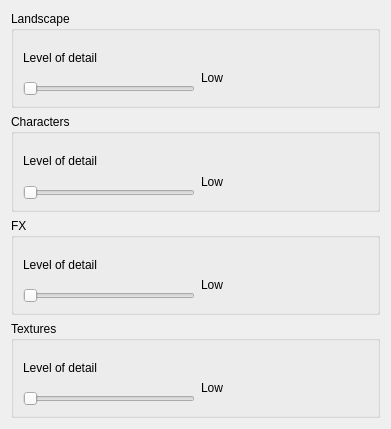
<?xml version="1.0" encoding="UTF-8"?>
<ui version="4.0">
 <class>display_settings_details_widget</class>
 <widget class="QWidget" name="display_settings_details_widget">
  <property name="geometry">
   <rect>
    <x>0</x>
    <y>0</y>
    <width>391</width>
    <height>429</height>
   </rect>
  </property>
  <property name="windowTitle">
   <string>Display details</string>
  </property>
  <layout class="QVBoxLayout" name="verticalLayout_9">
   <item>
    <widget class="QGroupBox" name="groupBox">
     <property name="title">
      <string>Landscape</string>
     </property>
     <layout class="QHBoxLayout" name="horizontalLayout_2">
      <item>
       <layout class="QVBoxLayout" name="verticalLayout">
        <item>
         <layout class="QHBoxLayout" name="horizontalLayout">
          <item>
           <widget class="QLabel" name="label">
            <property name="text">
             <string>Level of detail</string>
            </property>
           </widget>
          </item>
          <item>
           <spacer name="horizontalSpacer">
            <property name="orientation">
             <enum>Qt::Horizontal</enum>
            </property>
            <property name="sizeHint" stdset="0">
             <size>
              <width>98</width>
              <height>20</height>
             </size>
            </property>
           </spacer>
          </item>
         </layout>
        </item>
        <item>
         <widget class="QSlider" name="landscapeSlider">
          <property name="sizePolicy">
           <sizepolicy hsizetype="Minimum" vsizetype="Fixed">
            <horstretch>0</horstretch>
            <verstretch>0</verstretch>
           </sizepolicy>
          </property>
          <property name="maximum">
           <number>3</number>
          </property>
          <property name="pageStep">
           <number>3</number>
          </property>
          <property name="orientation">
           <enum>Qt::Horizontal</enum>
          </property>
         </widget>
        </item>
       </layout>
      </item>
      <item>
       <layout class="QVBoxLayout" name="verticalLayout_5">
        <item>
         <spacer name="horizontalSpacer_2">
          <property name="orientation">
           <enum>Qt::Horizontal</enum>
          </property>
          <property name="sizeHint" stdset="0">
           <size>
            <width>78</width>
            <height>20</height>
           </size>
          </property>
         </spacer>
        </item>
        <item>
         <widget class="QLabel" name="landscapeLabel">
          <property name="sizePolicy">
           <sizepolicy hsizetype="Minimum" vsizetype="Minimum">
            <horstretch>0</horstretch>
            <verstretch>0</verstretch>
           </sizepolicy>
          </property>
          <property name="text">
           <string>Low</string>
          </property>
         </widget>
        </item>
       </layout>
      </item>
     </layout>
    </widget>
   </item>
   <item>
    <widget class="QGroupBox" name="groupBox_2">
     <property name="title">
      <string>Characters</string>
     </property>
     <layout class="QHBoxLayout" name="horizontalLayout_6">
      <item>
       <layout class="QVBoxLayout" name="verticalLayout_2">
        <item>
         <layout class="QHBoxLayout" name="horizontalLayout_3">
          <item>
           <widget class="QLabel" name="label_3">
            <property name="text">
             <string>Level of detail</string>
            </property>
           </widget>
          </item>
          <item>
           <spacer name="horizontalSpacer_3">
            <property name="orientation">
             <enum>Qt::Horizontal</enum>
            </property>
            <property name="sizeHint" stdset="0">
             <size>
              <width>98</width>
              <height>20</height>
             </size>
            </property>
           </spacer>
          </item>
         </layout>
        </item>
        <item>
         <widget class="QSlider" name="charactersSlider">
          <property name="sizePolicy">
           <sizepolicy hsizetype="Minimum" vsizetype="Fixed">
            <horstretch>0</horstretch>
            <verstretch>0</verstretch>
           </sizepolicy>
          </property>
          <property name="maximum">
           <number>3</number>
          </property>
          <property name="pageStep">
           <number>3</number>
          </property>
          <property name="orientation">
           <enum>Qt::Horizontal</enum>
          </property>
         </widget>
        </item>
       </layout>
      </item>
      <item>
       <layout class="QVBoxLayout" name="verticalLayout_6">
        <item>
         <spacer name="horizontalSpacer_6">
          <property name="orientation">
           <enum>Qt::Horizontal</enum>
          </property>
          <property name="sizeHint" stdset="0">
           <size>
            <width>78</width>
            <height>20</height>
           </size>
          </property>
         </spacer>
        </item>
        <item>
         <widget class="QLabel" name="characterLabel">
          <property name="text">
           <string>Low</string>
          </property>
         </widget>
        </item>
       </layout>
      </item>
     </layout>
    </widget>
   </item>
   <item>
    <widget class="QGroupBox" name="groupBox_3">
     <property name="title">
      <string>FX</string>
     </property>
     <layout class="QHBoxLayout" name="horizontalLayout_7">
      <item>
       <layout class="QVBoxLayout" name="verticalLayout_3">
        <item>
         <layout class="QHBoxLayout" name="horizontalLayout_4">
          <item>
           <widget class="QLabel" name="label_5">
            <property name="text">
             <string>Level of detail</string>
            </property>
           </widget>
          </item>
          <item>
           <spacer name="horizontalSpacer_4">
            <property name="orientation">
             <enum>Qt::Horizontal</enum>
            </property>
            <property name="sizeHint" stdset="0">
             <size>
              <width>98</width>
              <height>20</height>
             </size>
            </property>
           </spacer>
          </item>
         </layout>
        </item>
        <item>
         <widget class="QSlider" name="fxSlider">
          <property name="sizePolicy">
           <sizepolicy hsizetype="Minimum" vsizetype="Fixed">
            <horstretch>0</horstretch>
            <verstretch>0</verstretch>
           </sizepolicy>
          </property>
          <property name="maximum">
           <number>3</number>
          </property>
          <property name="pageStep">
           <number>3</number>
          </property>
          <property name="orientation">
           <enum>Qt::Horizontal</enum>
          </property>
         </widget>
        </item>
       </layout>
      </item>
      <item>
       <layout class="QVBoxLayout" name="verticalLayout_7">
        <item>
         <spacer name="horizontalSpacer_7">
          <property name="orientation">
           <enum>Qt::Horizontal</enum>
          </property>
          <property name="sizeHint" stdset="0">
           <size>
            <width>78</width>
            <height>20</height>
           </size>
          </property>
         </spacer>
        </item>
        <item>
         <widget class="QLabel" name="fxLabel">
          <property name="text">
           <string>Low</string>
          </property>
         </widget>
        </item>
       </layout>
      </item>
     </layout>
    </widget>
   </item>
   <item>
    <widget class="QGroupBox" name="groupBox_4">
     <property name="title">
      <string>Textures</string>
     </property>
     <layout class="QHBoxLayout" name="horizontalLayout_8">
      <item>
       <layout class="QVBoxLayout" name="verticalLayout_4">
        <item>
         <layout class="QHBoxLayout" name="horizontalLayout_5">
          <item>
           <widget class="QLabel" name="label_7">
            <property name="text">
             <string>Level of detail</string>
            </property>
           </widget>
          </item>
          <item>
           <spacer name="horizontalSpacer_5">
            <property name="orientation">
             <enum>Qt::Horizontal</enum>
            </property>
            <property name="sizeHint" stdset="0">
             <size>
              <width>98</width>
              <height>20</height>
             </size>
            </property>
           </spacer>
          </item>
         </layout>
        </item>
        <item>
         <widget class="QSlider" name="texturesSlider">
          <property name="sizePolicy">
           <sizepolicy hsizetype="Minimum" vsizetype="Fixed">
            <horstretch>0</horstretch>
            <verstretch>0</verstretch>
           </sizepolicy>
          </property>
          <property name="maximum">
           <number>3</number>
          </property>
          <property name="pageStep">
           <number>3</number>
          </property>
          <property name="orientation">
           <enum>Qt::Horizontal</enum>
          </property>
         </widget>
        </item>
       </layout>
      </item>
      <item>
       <layout class="QVBoxLayout" name="verticalLayout_8">
        <item>
         <spacer name="horizontalSpacer_8">
          <property name="orientation">
           <enum>Qt::Horizontal</enum>
          </property>
          <property name="sizeHint" stdset="0">
           <size>
            <width>78</width>
            <height>20</height>
           </size>
          </property>
         </spacer>
        </item>
        <item>
         <widget class="QLabel" name="textureLabel">
          <property name="text">
           <string>Low</string>
          </property>
         </widget>
        </item>
       </layout>
      </item>
     </layout>
    </widget>
   </item>
  </layout>
 </widget>
 <resources/>
 <connections/>
</ui>
